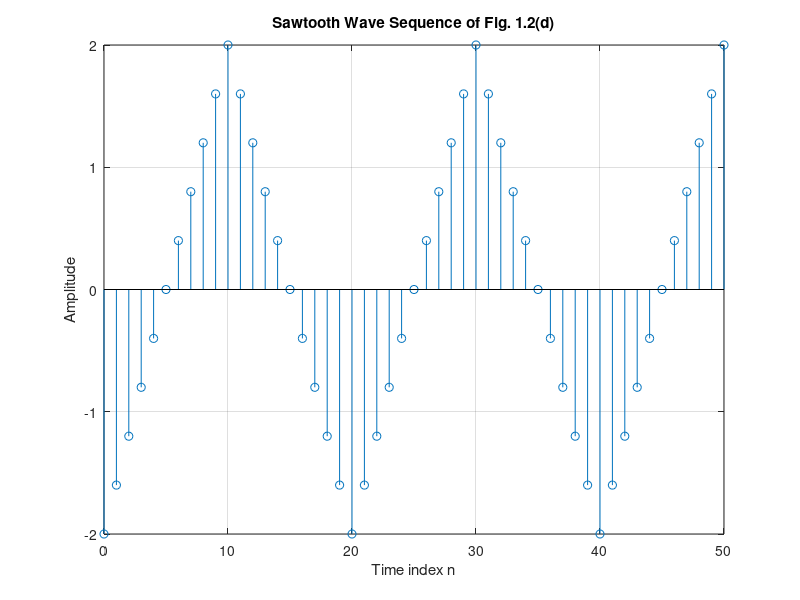

Reproduce this figure in MATLAB.
% Program Q1_41D
% Generation of the square wave in Fig. 1.2(b)
n = 0:50; 
f = 0.05; 
phase = 0;
peak = 0.5;
A = 2.0; 
arg = 2*pi*f*n + phase; 
x = A*sawtooth(arg,peak);
clf; % Clear old graph
stem(n,x); % Plot the generated sequence
axis([0 50 -2 2]);
grid; 
title('Sawtooth Wave Sequence of Fig. 1.2(d)');
xlabel('Time index n');
ylabel('Amplitude');
axis;
